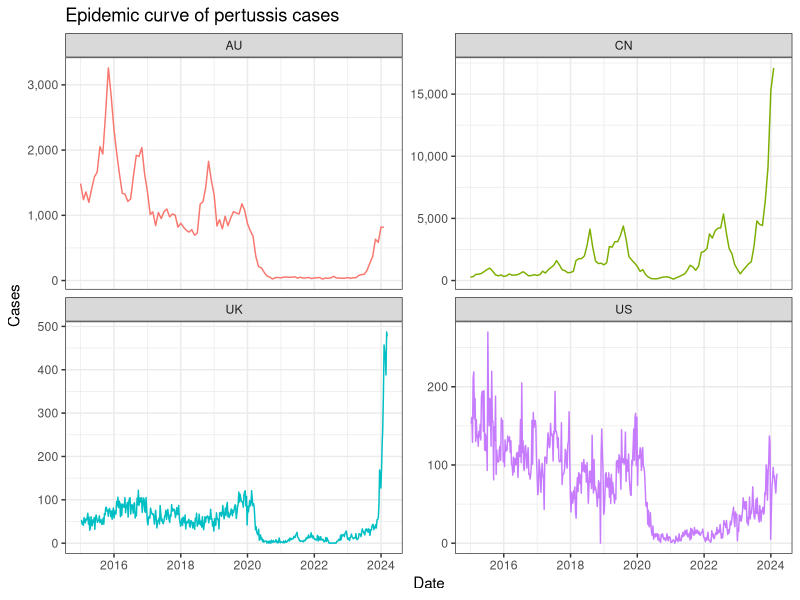
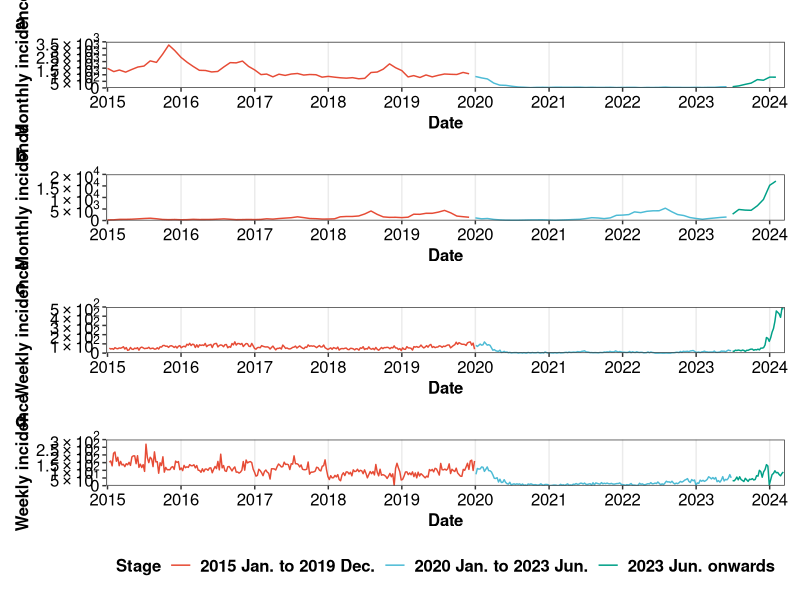

Here is the R script that generated these plots, in order:

library(tidyverse)
library(lubridate)
library(ggsci)
library(patchwork)
library(openxlsx)

fill_color <- pal_npg()(3)

# Load data
df_raw <- read.csv('./report_pertussis.csv')

scientific_10 <- function(x) {
     ifelse(x == 0, 0, parse(text = gsub("[+]", "", gsub("e", "%*%10^", scales::scientific_format()(x)))))
}

# clean data --------------------------------------------------------------

df_epiweek <- data.frame(date = seq.Date(from = as.Date('2015-01-04'), to = as.Date('2024-03-09'), by = 'day')) |> 
     mutate(Year = epiyear(date),
            Week = epiweek(date)) |> 
     group_by(Year, Week) |>
     summarise(Date = last(date),
               .groups = 'drop')

df_us <- df_raw |> 
     filter(Country == 'US') |> 
     select(Year, Week, Cases, URL)
df_us <- left_join(df_epiweek, df_us, by = c('Year', 'Week')) |> 
     arrange(Date) |> 
     mutate(Cases = as.integer(Cases),
            Country = 'US')

df_uk <- df_raw |> 
     filter(Country == 'UK') |> 
     select(Year, Week, Cases, URL)
df_uk <- left_join(df_epiweek, df_uk, by = c('Year', 'Week')) |>
     arrange(Date) |> 
     mutate(Cases = as.integer(Cases),
            Country = 'UK')

df_cn <- df_raw |> 
     filter(Country == 'CN') |> 
     select(Date, Year, Month, Cases, URL) |> 
     mutate(Cases = as.integer(Cases),
            Date = as.Date(Date),
            Country = 'CN')
df_au <- df_raw |> 
     filter(Country == 'AU') |> 
     select(Date, Year, Month, Cases, URL) |> 
     mutate(Cases = as.integer(Cases),
            Date = as.Date(Date),
            Country = 'AU')

df_clean <- bind_rows(df_us, df_uk, df_cn, df_au) |> 
     arrange(Date) |> 
     select(Country, Date, Year, Month, Week, Cases) |> 
     mutate(stage = case_when(
          Date < as.Date('2020-01-01') ~ '2015 Jan. to 2019 Dec.',
          Date >= as.Date('2020-01-01') & Date < as.Date('2023-07-01') ~ '2020 Jan. to 2023 Jun.',
          Date >= as.Date('2023-07-01') ~ '2023 Jun. onwards'
     ))

rm(df_us, df_uk, df_cn, df_epiweek)

# plot ---------------------------------------------------------------------

ggplot(df_clean, aes(x = Date, y = Cases, color = Country)) +
     geom_line() +
     scale_x_date(date_labels = '%Y') +
     scale_y_continuous(labels = scales::comma) +
     facet_wrap(~Country, scales = 'free_y', nrow = 3) +
     labs(title = 'Epidemic curve of pertussis cases',
          x = 'Date',
          y = 'Cases',
          color = 'Country') +
     theme_bw() +
     theme(legend.position = 'none')

# figure 1 ----------------------------------------------------------------

i <- 1
country_list <- sort(unique(df_clean$Country))
ylabel_list <- c('Monthly incidence', 'Monthly incidence', 'Weekly incidence', 'Weekly incidence')

plot_epidemic <- function(i){
     data <- df_clean |> 
          filter(Country == country_list[i])
     plot_breaks <- pretty(c(0, max(data$Cases)))
     plot_range <- range(plot_breaks)
     
     ggplot(data)+
          geom_line(aes(x = Date, y = Cases, color= stage)) +
          scale_x_date(date_labels = '%Y',
                       date_breaks = 'year',
                       limits = c(as.Date('2015-01-01'), as.Date('2024-03-09')),
                       expand = expansion(add = c(7, 7))) +
          scale_y_continuous(labels = scientific_10,
                             limits = plot_range,
                             breaks = plot_breaks,
                             expand = expansion(mult = c(0, 0))) +
          scale_color_manual(values = fill_color) +
          theme_bw() +
          theme(
               plot.title.position = "plot",
               plot.caption.position = "plot",
               plot.title = element_text(face = "bold", size = 14, hjust = 0),
               panel.grid.major.y = element_blank(),
               panel.grid.minor = element_blank(),
               legend.text = element_text(face = "bold", size = 12),
               legend.title = element_text(face = "bold", size = 12),
               legend.box.background = element_rect(fill = "transparent", colour = "transparent"),
               legend.background = element_rect(fill = "transparent", colour = "transparent"),
               axis.title = element_text(face = "bold", size = 12, color = "black"),
               axis.text = element_text(size = 12, color = "black")
          ) +
          labs(title = letters[i],
               y = ylabel_list[i],
               x = 'Date',
               color = 'Stage')
}

outcome <- lapply(1:4, plot_epidemic) |> wrap_plots(ncol = 1, guides = 'collect')&
     theme(legend.position = 'bottom')

ggsave(filename = './main/Fig1.pdf',
       plot = outcome,
       width = 12,
       height = 10, 
       device = cairo_pdf,
       family = 'Times New Roman')

write.xlsx(df_clean,
          './Fig Data/fig1.xlsx')
